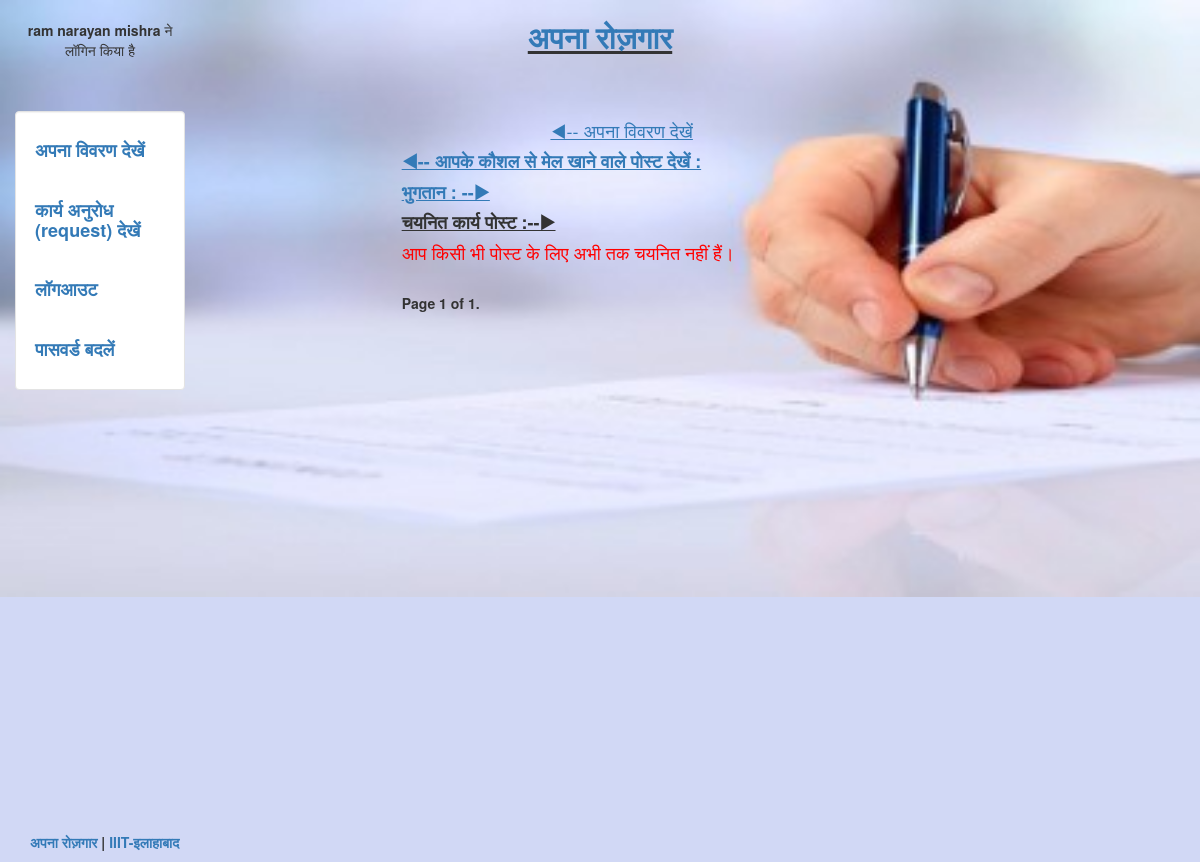
Page /confirm_work (signed in) on the earlier database version.
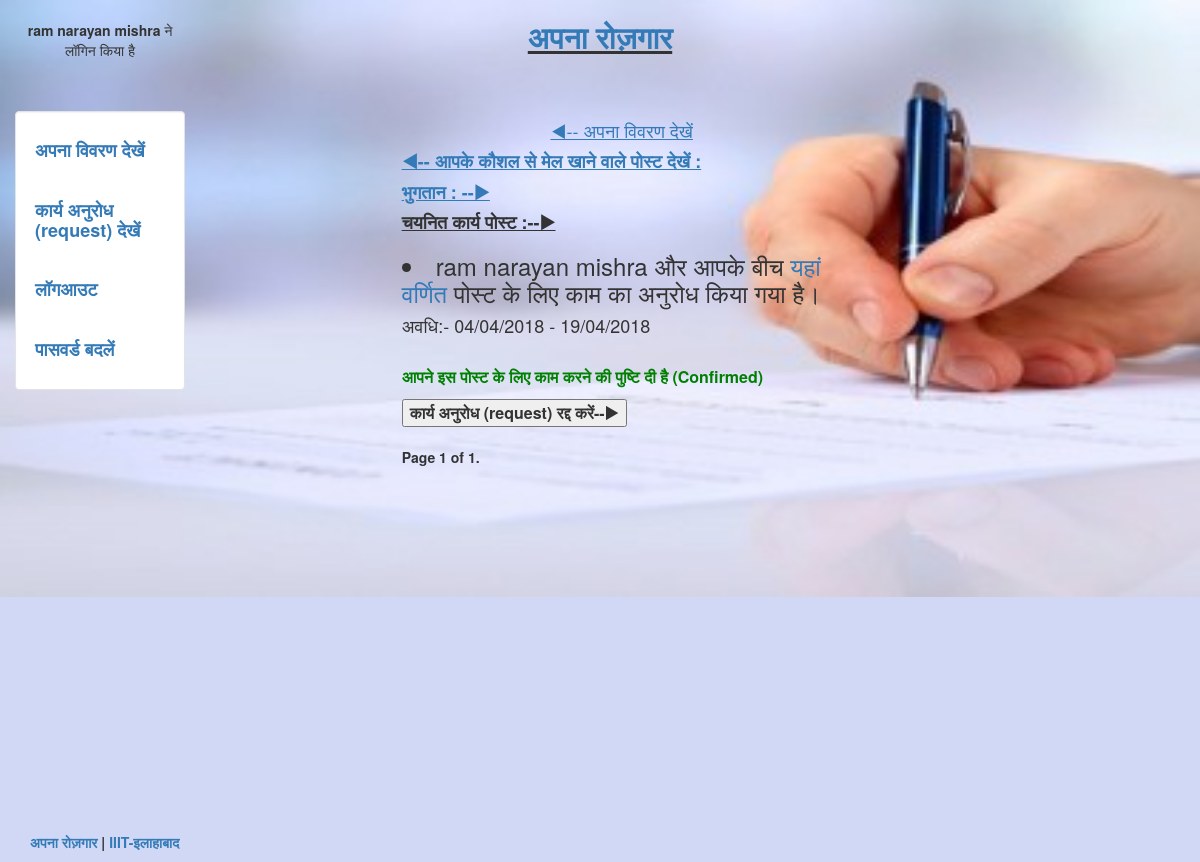
Same page on the later database version.
### search/models.py (models this page shows)
class Status(models.Model):
	status_id=models.AutoField(primary_key=True)
	post_id=models.IntegerField(blank = True, null = True)
	user_id=models.IntegerField(blank = True, null = True)
	hirer = models.CharField(max_length = 100,blank = True, null = True)
	worker = models.CharField(max_length = 100,blank = True, null = True)
	userhirer = models.CharField(max_length = 100,blank = True, null = True)
	userworker = models.CharField(max_length = 100,blank = True, null = True)
	hirer_status = models.IntegerField(blank = True, null = True)
	worker_status = models.IntegerField(blank = True, null = True)
	confirm=models.CharField(max_length = 2,blank = True, null = True)
	temp=models.CharField(max_length = 2,blank = True, null = True)
	start_date = models.DateField(blank = True, null = True)
	end_date = models.DateField(blank = True, null = True)
	done=models.CharField(max_length = 2,blank = True, null = True)

### worker/views.py (the view)
# urls.py: url(r'^confirm_work',confirm_work,name = 'confirm_work'),
def confirm_work(request):
  if request.method=="POST" and ('cwchire' in request.POST or 'confirm' in request.POST):
    post_id=request.POST.get('post_id')
    user_id=request.POST.get('user_id')
    page=request.POST.get('page')
    pq=Status.objects.filter(post_id=post_id,user_id=user_id)
    if len(pq)!=0:
      for pqr in pq:
        if 'cwchire' in request.POST:
            pqr.delete()
        else:
          pqr.done='b'
          pqr.save()
          dataaa=Feedback.objects.get(post_id=post_id,userworker=request.user.username)
          dataaa.done='b'
          dataaa.save()
    selected=Status.objects.filter(userworker=request.user.username,confirm='a')
    warn=""
    if len(selected)==0:
      warn="आप किसी भी पोस्ट के लिए अभी तक चयनित नहीं हैं।"
    pag = Paginator(selected,3)
    p = pag.page(int(page))
    return render(request,'worker/confirm_work.html',{'warn':warn,'selected':p})
  else:
    selected=Status.objects.filter(userworker=request.user.username,confirm='a')
    warn=""
    if len(selected)==0:
      warn="आप किसी भी पोस्ट के लिए अभी तक चयनित नहीं हैं।"
    pag = Paginator(selected,3)
    page = request.GET.get('page',None)
    if not page:
      page='1'
    p = pag.page(int(page))
    return render(request,'worker/confirm_work.html',{'warn':warn,'selected':p})

### worker/templates/worker/confirm_work.html (shortened to what this page needs)
{% extends "login/header.html" %}
{% block content %}
<div class ='col-sm-6 col-sm-offset-2'>
  <link rel="stylesheet" href="https://cdnjs.cloudflare.com/ajax/libs/font-awesome/4.7.0/css/font-awesome.min.css">
<h4 align='center'>
          <a href = '/view'><u>&#9664;-- अपना विवरण देखें </u></a>
          </h4>
<h4><b><a href='/worker/seepost'><u>&#9664;-- आपके कौशल से मेल खाने वाले पोस्ट देखें :</u></a></b></h4>
<h4><b><a href='/hpay'><u> भुगतान :  --&#9654;</u></a></b></h4>
    <h4><u><b>चयनित कार्य पोस्ट :--&#9654;</b></u></h4>
  <h4><font color="red"> {{ warn }}</font></h4>
     {% for data1 in selected %}
      <h3><li>{{data1.hirer}} और आपके बीच <a href="/detailpost/?data={{data1.post_id}}">यहां वर्णित </a>पोस्ट के लिए काम का अनुरोध किया गया है।</li></h3>
      <h4> अवधि:- {{data1.start_date|date:"d/m/20y"}} - {{data1.end_date|date:"d/m/20y"}}</h4>
      <br>
     <form method="POST" action="/confirm_work">
     <font size = 3.5>
     <font color = "green"><p><b>आपने इस पोस्ट के लिए काम करने की पुष्टि दी है (Confirmed)</b></p></font>
     <b><button type="submit" name = 'cwchire' >कार्य अनुरोध (request) रद्द करें--&#9654;</button></b>
     <br>
 </font>
  </form>
     {% endfor %}
   <b>
  <div class="pagination">
    <span class="step-links">
        <span class="current">
            Page {{ selected.number }} of {{ selected.paginator.num_pages }}.
        </span>
    </span>
</div>
  <b>
</div>
{% endblock %}

Differences in the rows shown:
now on this page (row edited): Status: hirer "ram narayan mishra", start_date "04/04/2018", end_date "19/04/2018"
Other differences:
{{ warn }}: "आप किसी भी पोस्ट के लिए अभी तक चयनित नहीं हैं।" → (not shown)
